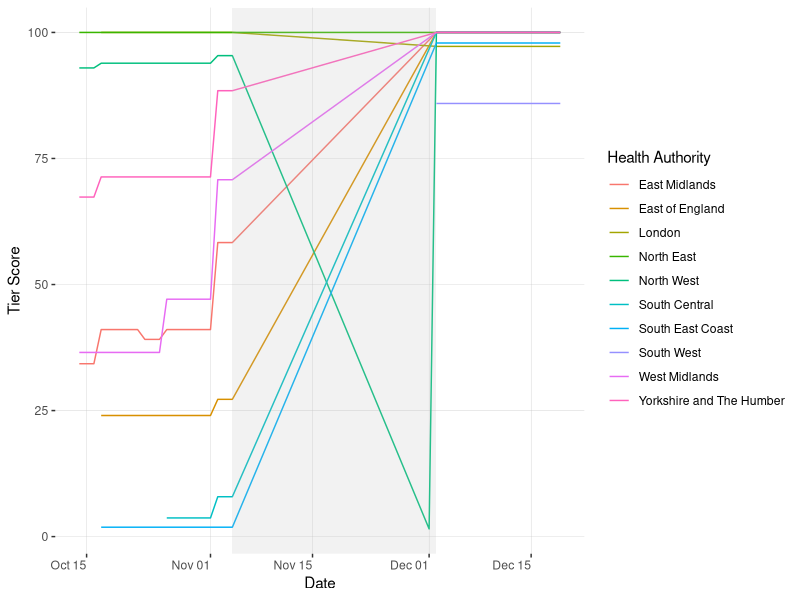
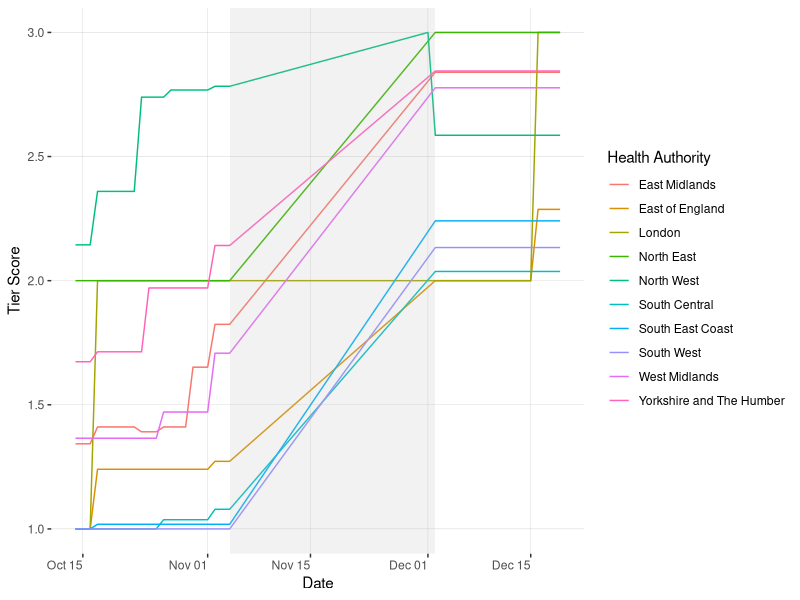

These charts were generated, in order, by the following R code:
library(tidyverse)
library(ggplot2)

tiers <- read.csv("analysis_data/regional_restrictions/3_tier_restrictions.csv")
population_est <- read.csv("analysis_data/regional_restrictions/ONS_populaton_estimates_midyear2019.csv")

# join to get population estimates by ltla
tier_restrict = tiers %>% 
  right_join(population_est,by=c("ltla_code"="area_code"), keep=FALSE) %>%
  mutate(population = estimate_over_16_2019) %>%
  dplyr::select(-region_code, -region_name, -area_name, -estimate_over_16_2019) %>%
  filter(tier != "lockdown") %>%
  mutate(tier = as.numeric(tier)) %>%
  mutate(date = as.Date(date, format="%d/%m/%Y")) %>%
  mutate(population = as.numeric(gsub(",","",population))) 

tier_scores <- tier_restrict %>%
  group_by(health_authority, date) %>%
  summarise(tier_score = weighted.mean(tier,population), .groups='keep')

# add lockdown dates to dataset to create a break
tier_scores_plot <- tier_scores
lockdown_dates <- seq.Date(as.Date("2020-11-5"), as.Date("2020-12-01"), by = "1 day")
for(region in unique(tier_scores_plot$health_authority)){
  lockdown_df <- data.frame (health_authority = region,
      date  = lockdown_dates,
      tier_score = rep(NA, length(lockdown_dates))
  )
  tier_scores <- rbind(tier_scores_plot, lockdown_df)
}

tier_scores <- tier_scores[complete.cases(tier_scores), ]

# plot tier scores over time to assess patterns
tiers_time <- ggplot(tier_scores, aes(x=date, y=tier_score, group=health_authority, color=health_authority)) +
  geom_line()+
  theme(plot.background = element_rect(fill = "white", colour = "white"),
        panel.background = element_rect(fill = "white", colour = "white"),
        legend.background = element_rect(fill = "white", colour = "white"),
        panel.grid.major.x = element_line(size=.1, color="grey") ,
        panel.grid.major.y = element_line(size=.1, color="grey"),
        axis.text.x = element_text(hjust = 1),
        axis.text.y = element_text())+
  annotate("rect", # second lockdown
           fill = "grey", 
           alpha = 0.2, 
           xmin = as.Date("2020-11-04"), 
           xmax = as.Date("2020-12-02"),
           ymin=-Inf, 
           ymax=Inf) +
  labs(x = "Date", y = "Tier Score", color = "Health Authority")


ggsave(plot = tiers_time,'plots/descriptive/tier_scores_time.pdf', width = 11, height = 8.27, units = "in")


# table of number of days with tier score 2 or above
tier_above_2 <- tier_scores %>%
  mutate(two_plus = ifelse(tier_score >= 2, 1, 0)) %>%
  group_by(health_authority) %>%
  summarise(sum_two_plus = sum(two_plus))
tier_above_2

tier_above_2half <- tier_scores %>%
  mutate(two_half_plus = ifelse(tier_score >= 2.5, 1, 0)) %>%
  group_by(health_authority) %>%
  summarise(sum_two_half_plus = sum(two_half_plus))
tier_above_2half

# percentage of population in at least tier 2
total_pop_region <- tier_restrict %>%
  group_by(health_authority) %>%
  summarise(total_pop = sum(unique(population)), .groups = 'keep')

total_pop_region <- total_pop_region %>% 
  left_join(tier_restrict, by="health_authority") %>%
  mutate(pc_pop = (population/total_pop) * 100) %>%
  mutate(two_plus = ifelse(tier >= 2, 1, 0))

total_pop_region <- total_pop_region %>%
  group_by(health_authority, date, two_plus) %>%
  summarise(pc_two_plus = sum(unique(pc_pop)), .groups="keep") %>%
  filter(two_plus == 1)

ggplot(total_pop_region, aes(x=date, y=pc_two_plus, group=health_authority, color=health_authority)) +
  geom_line()+
  theme(plot.background = element_rect(fill = "white", colour = "white"),
        panel.background = element_rect(fill = "white", colour = "white"),
        legend.background = element_rect(fill = "white", colour = "white"),
        panel.grid.major.x = element_line(size=.1, color="grey") ,
        panel.grid.major.y = element_line(size=.1, color="grey"),
        axis.text.x = element_text(hjust = 1),
        axis.text.y = element_text())+
  annotate("rect", # second lockdown
           fill = "grey", 
           alpha = 0.2, 
           xmin = as.Date("2020-11-04"), 
           xmax = as.Date("2020-12-02"),
           ymin=-Inf, 
           ymax=Inf) +
  labs(x = "Date", y = "Tier Score", color = "Health Authority")
